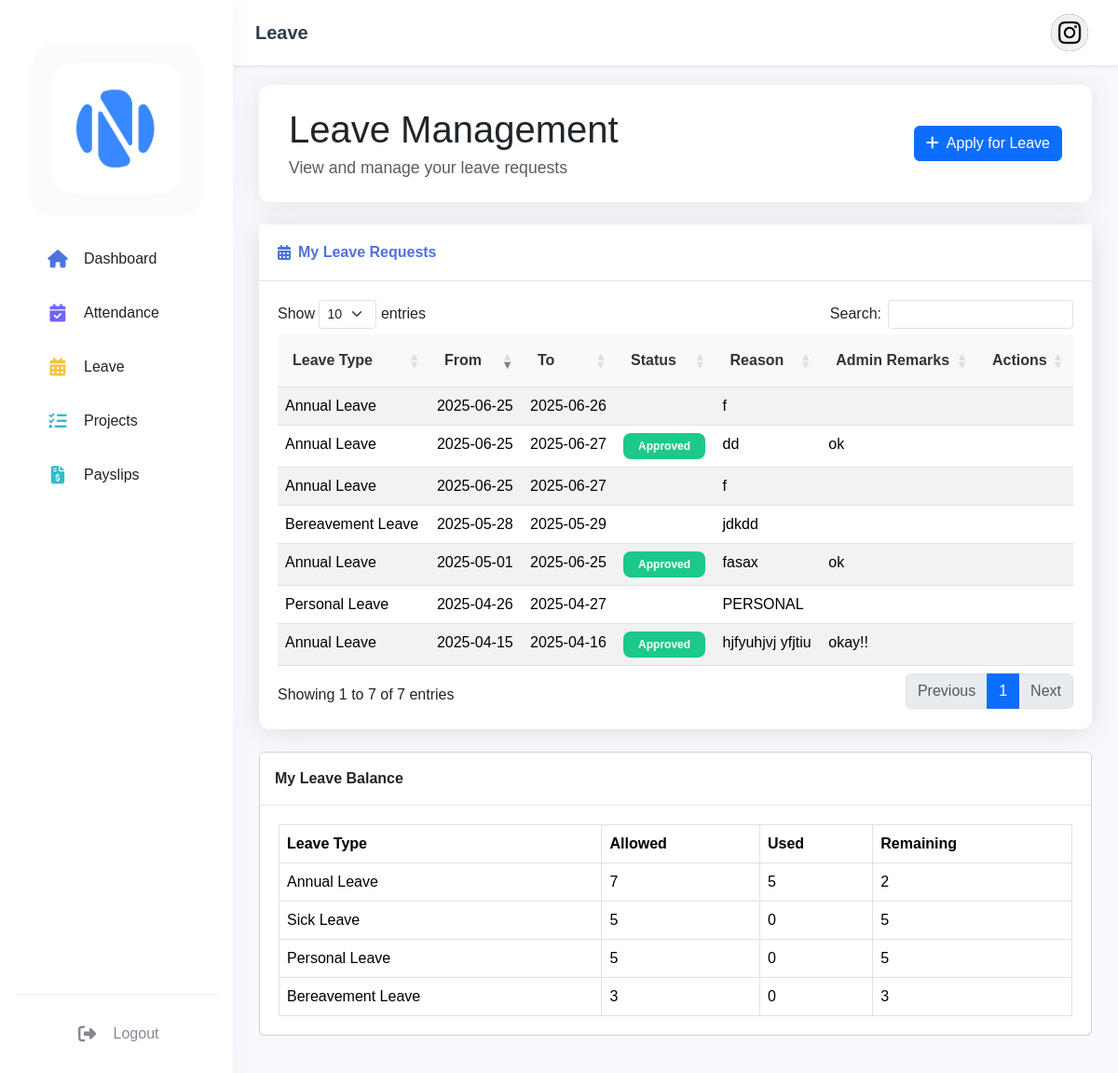
The page /dashboard/employee/leave.php (signed in) on the database its author committed.
### tables this page shows
CREATE TABLE `employees` (
  `emp_id` int(11) NOT NULL,
  `user_id` int(11) DEFAULT NULL,
  `first_name` varchar(50) NOT NULL,
  `last_name` varchar(50) NOT NULL,
  `dept_id` int(11) DEFAULT NULL,
  `position` varchar(100) DEFAULT NULL,
  `hire_date` date DEFAULT NULL,
  `basic_salary` decimal(10,2) DEFAULT '0.00',
  `salary` decimal(10,2) DEFAULT NULL,
  `phone` varchar(20) DEFAULT NULL,
  `address` text,
  `profile_image` varchar(255) DEFAULT NULL,
  `gender` enum('male','female') NOT NULL DEFAULT 'male'
);

CREATE TABLE `leave_requests` (
  `leave_id` int(11) NOT NULL,
  `emp_id` int(11) DEFAULT NULL,
  `requested_by_role` enum('employee','manager') NOT NULL DEFAULT 'employee',
  `leave_type_id` int(11) DEFAULT NULL,
  `start_date` date NOT NULL,
  `end_date` date NOT NULL,
  `status` enum('pending','approved','rejected') DEFAULT 'pending',
  `reason` text,
  `admin_remarks` text,
  `approved_by` int(11) DEFAULT NULL,
  `approved_at` datetime DEFAULT NULL,
  `created_at` timestamp NOT NULL DEFAULT CURRENT_TIMESTAMP
);

CREATE TABLE `leave_types` (
  `leave_type_id` int(11) NOT NULL,
  `leave_type_name` varchar(50) NOT NULL,
  `description` text,
  `default_days` int(11) DEFAULT '0'
);

### dashboard/employee/leave.php (the view, shortened to what this page needs)
<?php
require_once '../../config/database.php';
$employee_id = $_SESSION['user_id'];
$stmt = $pdo->prepare("SELECT emp_id FROM employees WHERE user_id = ?");
$stmt->execute([$employee_id]);
$emp = $stmt->fetch();
$emp_id = $emp['emp_id'];
$stmt = $pdo->prepare("SELECT lt.leave_type_name, lt.default_days as total_leaves, COALESCE(elb.used_leaves, 0) as used_leaves FROM leave_types lt LEFT JOIN employee_leave_balance elb ON lt.leave_type_id = elb.leave_type_id AND elb.emp_id = ? AND elb.year = YEAR(CURRENT_DATE)");
$stmt->execute([$emp_id]);
$leave_stats = $stmt->fetchAll();
$stmt = $pdo->prepare("SELECT lr.*, lt.leave_type_name, lr.admin_remarks FROM leave_requests lr JOIN leave_types lt ON lr.leave_type_id = lt.leave_type_id WHERE lr.emp_id = ? AND lr.requested_by_role = 'employee' ORDER BY lr.created_at DESC");
$stmt->execute([$emp_id]);
$my_leaves = $stmt->fetchAll();
?>
<!DOCTYPE html>
<html lang="en">
<head>
    <link href="https://cdn.jsdelivr.net/npm/bootstrap@5.3.2/dist/css/bootstrap.min.css" rel="stylesheet">
    <link rel="stylesheet" href="https://cdnjs.cloudflare.com/ajax/libs/font-awesome/6.4.0/css/all.min.css">
    <link rel="stylesheet" href="https://cdn.datatables.net/1.11.5/css/dataTables.bootstrap5.min.css">
    <link rel="stylesheet" href="../../assets/css/dashboard.css">
</head>
<body>
<?php include 'includes/sidebar.php'; ?>
<div class="main-content">
    <?php include 'includes/topbar.php'; ?>
    <div class="container-fluid">
        <div class="dashboard-header mb-4 d-flex justify-content-between align-items-center">
  <div>
    <h1 class="mb-1">Leave Management</h1>
    <div class="text-muted" style="font-size: 1.1rem;">View and manage your leave requests</div>
  </div>
  <button class="btn btn-primary" data-bs-toggle="modal" data-bs-target="#applyLeaveModal"><i class="fas fa-plus me-2"></i>Apply for Leave</button>
</div>
        <div class="table-card">
            <div class="card-header d-flex align-items-center">
                <i class="fas fa-calendar-alt me-2 text-primary"></i>
                <h6 class="m-0 font-weight-bold">My Leave Requests</h6>
            </div>
            <div class="card-body">
                <div class="table-responsive">
                    <table class="table table-striped table-hover" id="leaveRequestsTable">
                        <thead>
                            <tr>
                                <th style="background: #f8f9fa; color: #333;">Leave Type</th>
                                <th style="background: #f8f9fa; color: #333;">From</th>
                                <th style="background: #f8f9fa; color: #333;">To</th>
                                <th style="background: #f8f9fa; color: #333;">Status</th>
                                <th style="background: #f8f9fa; color: #333;">Reason</th>
                                <th style="background: #f8f9fa; color: #333;">Admin Remarks</th>
                                <th style="background: #f8f9fa; color: #333;">Actions</th>
                            </tr>
                        </thead>
                        <tbody>
                            <?php foreach ($my_leaves as $leave): ?>
                                <tr>
                                    <td><?php echo htmlspecialchars($leave['leave_type_name']); ?></td>
                                    <td><?php echo htmlspecialchars($leave['start_date']); ?></td>
                                    <td><?php echo htmlspecialchars($leave['end_date']); ?></td>
                                    <td><span class="badge badge-status <?php echo $leave['status']; ?>"><?php echo ucfirst($leave['status']); ?></span></td>
                                    <td><?php echo htmlspecialchars($leave['reason']); ?></td>
                                    <td><?php echo htmlspecialchars($leave['admin_remarks']); ?></td>
                                    <td>
                                    </td>
                                </tr>
                            <?php endforeach; ?>
                        </tbody>
                    </table>
                </div>
            </div>
        </div>
        <div class="card mb-4">
            <div class="card-header"><strong>My Leave Balance</strong></div>
            <div class="card-body">
                <div class="table-responsive">
                    <table class="table table-bordered mb-0">
                        <thead>
                            <tr>
                                <th>Leave Type</th>
                                <th>Allowed</th>
                                <th>Used</th>
                                <th>Remaining</th>
                            </tr>
                        </thead>
                        <tbody>
                            <?php foreach ($leave_stats as $stat): ?>
                            <tr>
                                <td><?php echo htmlspecialchars($stat['leave_type_name']); ?></td>
                                <td><?php echo (int)$stat['total_leaves']; ?></td>
                                <td><?php echo (int)$stat['used_leaves']; ?></td>
                                <td><?php echo max(0, (int)$stat['total_leaves'] - (int)$stat['used_leaves']); ?></td>
                            </tr>
                            <?php endforeach; ?>
                        </tbody>
                    </table>
                </div>
            </div>
        </div>
    </div>
</div>
</body>
</html>

### dashboard/employee/includes/topbar.php (shortened to what this page needs)
<?php
$stmt = $pdo->prepare("
    SELECT e.*, u.username, u.email, u.role, d.dept_name as department_name
    FROM employees e
    JOIN users u ON e.user_id = u.user_id
    LEFT JOIN departments d ON e.dept_id = d.dept_id
    WHERE e.user_id = ?
");
$stmt->execute([$_SESSION['user_id']]);
$user = $stmt->fetch();
?>
<nav class="topbar">
    <div class="topbar-left">
        <div class="page-title">
            <?php
            $current_page = basename($_SERVER['PHP_SELF'], '.php');
            echo ucfirst($current_page);
            ?>
        </div>
    </div>
    <div class="topbar-right">
        <div class="profile-dropdown">
            <button class="profile-btn" id="profileDropdownBtn" type="button">
                <div class="profile-avatar">
                    <?php if (!empty($user['profile_image'])): ?>
                        <img src="../../uploads/profile_photos/<?php echo htmlspecialchars($user['profile_image']); ?>" alt="Profile" style="width: 40px; height: 40px; object-fit: cover; border-radius: 50%;">
                    <?php else: ?>
                        <i class="fas fa-user-circle"></i>
                    <?php endif; ?>
                </div>
            </button>
        </div>
    </div>
</nav>

### assets/css/dashboard.css (style rules this page uses)
:root { --sidebar-width: 250px; --sidebar-collapsed-width: 70px; --topbar-height: 60px; --primary-color: #4e73df; --secondary-color: #858796; --success-color: #1cc88a; --info-color: #36b9cc; --warning-color: #f6c23e; --danger-color: #e74a3b; }
body { font-family: 'Nunito', sans-serif; background-color: #f8f9fc; }
.main-content { margin-left: 250px; padding: 1rem; padding-top: 75px; transition: all 0.3s ease; min-height: 100vh; }
.topbar { position: fixed; top: 0; right: 0; left: 250px; height: 60px; background: white; box-shadow: 0 2px 4px rgba(0,0,0,0.1); padding: 0 1rem; display: flex; align-items: center; transition: all 0.3s ease; z-index: 1030; }
.card-header { background-color: white; border-bottom: 1px solid #e3e6f0; padding: 1rem; }
.card-body { padding: 1.25rem; }
.text-primary { color: var(--primary-color) !important; }
.container-fluid { padding-top: 1rem; }
.card { margin-bottom: 1rem; }

### dashboard/employee/leave.php (style rules this page uses)
:root { --primary-color: #4e73df; --success-color: #1cc88a; --warning-color: #f6c23e; --danger-color: #e74a3b; --info-color: #36b9cc; --light-color: #f8f9fc; --dark-color: #5a5c69; }
.table-card { background: white; border-radius: 0.75rem; box-shadow: 0 0.15rem 1.75rem 0 rgba(58, 59, 69, 0.15); margin-bottom: 1.5rem; }
.table-card .card-header { background: white; padding: 1.25rem; border-bottom: 1px solid #e3e6f0; }
.table-card .card-header h6 { color: var(--primary-color) !important; font-weight: 600; margin: 0; }
.table-card .table { margin: 0; }
.table-card .table th { border-top: none; font-weight: 600; padding: 1rem; color: var(--dark-color); }
.badge { padding: 0.5rem 1rem; font-size: 0.75rem; font-weight: 600; border-radius: 0.5rem; }
.badge.approved { background: var(--success-color); color: white; }
.dashboard-header { background: white; padding: 1.5rem 2rem; border-radius: 0.75rem; box-shadow: 0 0.15rem 1.75rem 0 rgba(58, 59, 69, 0.10); margin-bottom: 1.5rem; }

### dashboard/employee/includes/topbar.php (style rules this page uses)
.topbar { position: fixed; top: 0; right: 0; left: 250px; height: 70px; background: #fff; display: flex; align-items: center; justify-content: space-between; padding: 0 1.5rem; z-index: 1030; box-shadow: 0 2px 4px rgba(0, 0, 0, 0.08); transition: all 0.3s ease; }
.topbar-left { display: flex; align-items: center; gap: 1rem; }
.page-title { font-size: 1.25rem; font-weight: 600; color: #2c3e50; }
.topbar-right { display: flex; align-items: center; gap: 1rem; }
.profile-dropdown { position: relative; }
.profile-btn { display: flex; align-items: center; gap: 1rem; background: none; border: none; padding: 0.5rem; cursor: pointer; border-radius: 0.375rem; transition: background-color 0.3s ease; }
.profile-avatar { width: 40px; height: 40px; background: #4e73df; border-radius: 50%; display: flex; align-items: center; justify-content: center; color: #fff; overflow: hidden; }
.profile-avatar img { width: 100%; height: 100%; object-fit: cover; border-radius: 50%; }

### rows shown on the page
employees: profile_image (picture)
leave_requests: leave_type.leave_type_name "Annual Leave", start_date "2025-06-25", end_date "2025-06-26", reason "f"
leave_requests: leave_type.leave_type_name "Annual Leave", start_date "2025-06-25", end_date "2025-06-27", status "Approved", reason "dd", admin_remarks "ok"
leave_requests: leave_type.leave_type_name "Annual Leave", start_date "2025-06-25", end_date "2025-06-27", reason "f"
leave_requests: leave_type.leave_type_name "Annual Leave", start_date "2025-05-01", end_date "2025-06-25", status "Approved", reason "fasax", admin_remarks "ok"
leave_requests: leave_type.leave_type_name "Bereavement Leave", start_date "2025-05-28", end_date "2025-05-29", reason "jdkdd"
leave_requests: leave_type.leave_type_name "Personal Leave", start_date "2025-04-26", end_date "2025-04-27", reason "PERSONAL"
leave_requests: leave_type.leave_type_name "Annual Leave", start_date "2025-04-15", end_date "2025-04-16", status "Approved", reason "hjfyuhjvj yfjtiu", admin_remarks "okay!!"
leave_types: leave_type_name "Annual Leave", default_days "7", used_leaves "5", used_leaves "2"
leave_types: leave_type_name "Sick Leave", default_days "5", used_leaves "0"
leave_types: leave_type_name "Personal Leave", default_days "5", used_leaves "0"
leave_types: leave_type_name "Bereavement Leave", default_days "3", used_leaves "0"

### other values the page prints
$current_page "Leave"
